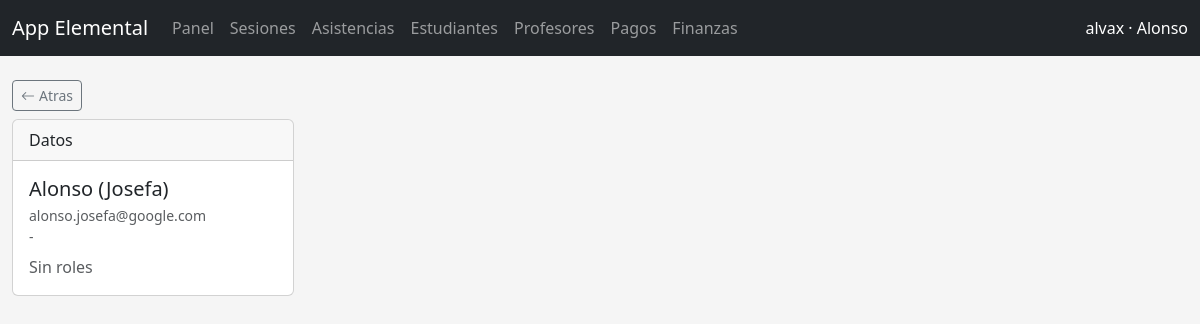
Page /app/personas/57/ (signed in) on the earlier database version.
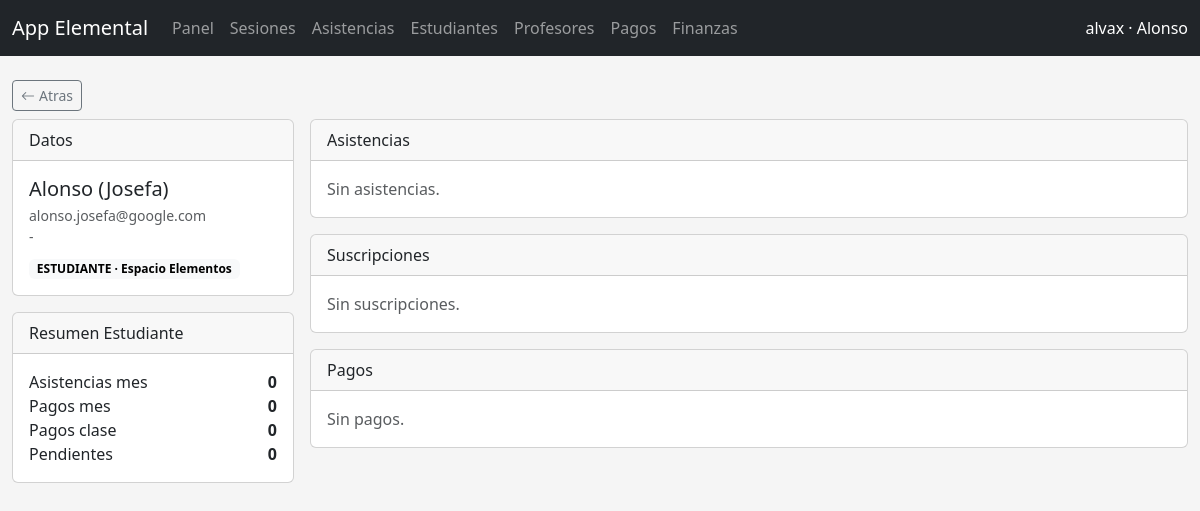
Same page on the later database version.
### cuentas/models.py (models this page shows, shortened)
class PersonaRol(models.Model):
    persona = models.ForeignKey(Persona, on_delete=models.CASCADE, related_name="roles")
    rol = models.ForeignKey(Rol, on_delete=models.PROTECT, related_name="personas")
    organizacion = models.ForeignKey(
        "organizaciones.Organizacion",
        on_delete=models.CASCADE,
        related_name="persona_roles",
    )
    activo = models.BooleanField(default=True)
    asignado_en = models.DateField(auto_now_add=True)
    class Meta:
        verbose_name = "Rol asignado"
        verbose_name_plural = "Roles por persona"
        unique_together = ("persona", "rol", "organizacion")

class Rol(models.Model):
    nombre = models.CharField(max_length=100, unique=True)
    codigo = models.SlugField(max_length=50, unique=True)
    descripcion = models.TextField(blank=True)
    creado_en = models.DateTimeField(auto_now_add=True)
    class Meta:
        verbose_name = "Rol"
        verbose_name_plural = "Roles"
        ordering = ["nombre"]

### organizaciones/models.py (models this page shows, shortened)
class Organizacion(models.Model):
    nombre = models.CharField(max_length=255)
    razon_social = models.CharField(max_length=255, blank=True)
    rut = models.CharField(max_length=20, unique=True)
    email_contacto = models.EmailField(blank=True)
    telefono_contacto = models.CharField(max_length=50, blank=True)
    sitio_web = models.URLField(blank=True)
    direccion = models.CharField(max_length=255, blank=True)
    creada_en = models.DateTimeField(auto_now_add=True)
    actualizada_en = models.DateTimeField(auto_now=True)
    class Meta:
        verbose_name = "Organizacion"
        verbose_name_plural = "Organizaciones"
        ordering = ["nombre"]

### webapp/views.py (the view, shortened to what this page needs)
# urls.py: path("personas/<int:pk>/", views.persona_detail, name="persona_detail"),
@role_required(ROLE_ADMIN)
def persona_detail(request, pk):
    context = _nav_context(request)
    persona = get_object_or_404(Persona, pk=pk)
    roles_codigos = set(persona.roles.values_list("rol__codigo", flat=True))
    es_estudiante = "ESTUDIANTE" in roles_codigos
    es_profesor = "PROFESOR" in roles_codigos
    hoy = timezone.localdate()
    inicio_mes = hoy.replace(day=1)
    asistencias_qs = persona.asistencias.select_related("sesion", "sesion__disciplina").order_by("-registrada_en")
    suscripciones_qs = persona.suscripciones.select_related("plan")
    pagos_qs = persona.pagos.select_related("sesion").order_by("-fecha_pago")
    disciplinas_asistidas = sorted({a.sesion.disciplina.nombre for a in asistencias_qs})
    planes_persona = sorted({str(s.plan) for s in suscripciones_qs})
    pagos_clase_sesiones = set(
        pagos_qs.filter(tipo=Pago.Tipo.CLASE, sesion__isnull=False).values_list("sesion_id", flat=True)
    )
    asistencias_rows = []
    context.update(
        {
            "persona": persona,
            "roles_asignados": persona.roles.select_related("rol"),
            "suscripciones": suscripciones_qs,
            "pagos": pagos_qs,
            "asistencias": asistencias_rows,
            "es_estudiante": es_estudiante,
            "es_profesor": es_profesor,
            "asistencias_mes": asistencias_qs.filter(sesion__fecha__gte=inicio_mes).count(),
            "pagos_mes": pagos_qs.filter(fecha_pago__gte=inicio_mes).count(),
            "pagos_clase_mes": pagos_qs.filter(
                tipo=Pago.Tipo.CLASE, sesion__fecha__gte=inicio_mes
            ).count(),
            "disciplinas_asistidas": disciplinas_asistidas,
            "planes_persona": planes_persona,
            "asistencia_estados": Asistencia.Estado.choices,
            "suscripcion_estados": Suscripcion.Estado.choices,
            "pago_tipos": Pago.Tipo.choices,
            "pago_metodos": Pago.Metodo.choices,
        }
    )
    context["pagos_pendientes_mes"] = max(0, context["asistencias_mes"] - context["pagos_clase_mes"])
    return render(request, "webapp/persona_detail.html", context)

### cuentas/models.py (called while the page is built)
    def __str__(self) -> str:
        return f"{self.nombres} {self.apellidos}".strip()

### webapp/utils.py (called while the page is built, shortened)
def usuario_tiene_roles(user, roles: list[str]) -> bool:
    if not roles:
        return True
    if user.is_superuser:
        return True

### webapp/views.py (called while the page is built)
def _nav_context(request):
    persona = getattr(request.user, "persona", None)
    roles = []
    if persona:
        roles = list(persona.roles.filter(activo=True).values_list("rol__codigo", flat=True))
    return {"persona": persona, "roles_usuario": roles}

### webapp/templates/webapp/persona_detail.html (shortened to what the changed rows need)
{% extends "webapp/base_app.html" %}
{% block content %}
<div class="mt-4">
  <div class="row g-3">
    <div class="col-lg-3">
      <div class="card mb-3">
        <div class="card-body">
          <div class="mt-2">
            {% for pr in roles_asignados %}
              <span class="badge text-bg-light me-1">{{ pr.rol.nombre }} · {{ pr.organizacion.nombre }}</span>
            {% empty %}
              <span class="text-muted">Sin roles</span>
            {% endfor %}
          </div>
        </div>
      </div>
      {% if es_estudiante %}
      <div class="card">
        <div class="card-header">Resumen Estudiante</div>
        <div class="card-body">
          <div class="d-flex justify-content-between">
            <span>Asistencias mes</span>
            <strong>{{ asistencias_mes }}</strong>
          </div>
          <div class="d-flex justify-content-between">
            <span>Pagos mes</span>
            <strong>{{ pagos_mes }}</strong>
          </div>
          <div class="d-flex justify-content-between">
            <span>Pagos clase</span>
            <strong>{{ pagos_clase_mes }}</strong>
          </div>
          <div class="d-flex justify-content-between">
            <span>Pendientes</span>
            <strong>{{ pagos_pendientes_mes }}</strong>
          </div>
        </div>
      </div>
      {% endif %}
    </div>
    <div class="col-lg-9">
      {% if es_estudiante %}
      <div class="card mb-3">
        <div class="card-header d-flex justify-content-between align-items-center">
          <span>Asistencias</span>
        </div>
        <div class="card-body table-responsive">
          {% if asistencias %}
          <table id="tabla-asistencias" class="table table-sm">
            <thead>
              <tr>
                <th>Fecha</th>
                <th>Disciplina</th>
                <th>Estado</th>
                <th>Pago</th>
              </tr>
            </thead>
            <tbody>
              {% for item in asistencias %}
              <tr>
                <td>{{ item.asistencia.sesion.fecha|date:"d/m/Y" }}</td>
                <td>
                  <a href="{% url 'webapp:sesion_detail' item.asistencia.sesion.pk %}">
                    {{ item.asistencia.sesion.disciplina }}
                  </a>
                </td>
                <td>{{ item.asistencia.get_estado_display }}</td>
                <td>
                  {% if item.pagado %}
                    <span class="badge text-bg-success">Pagado</span>
                  {% else %}
                    <span class="badge text-bg-warning">Pendiente</span>
                  {% endif %}
                </td>
              </tr>
              {% endfor %}
            </tbody>
          </table>
          {% else %}
            <div class="text-muted">Sin asistencias.</div>
          {% endif %}
        </div>
      </div>
      <div class="card mb-3">
        <div class="card-header">Suscripciones</div>
        <div class="card-body table-responsive">
          {% if suscripciones %}
          <table id="tabla-suscripciones" class="table table-sm">
            <thead>
              <tr>
                <th>Plan</th>
                <th>Inicio</th>
                <th>Fin</th>
                <th>Estado</th>
                <th>Monto</th>
              </tr>
            </thead>
            <tbody>
              {% for suscripcion in suscripciones %}
              <tr>
                <td>{{ suscripcion.plan }}</td>
                <td>{{ suscripcion.fecha_inicio|date:"d/m/Y" }}</td>
                <td>{{ suscripcion.fecha_fin|default:"-" }}</td>
                <td>{{ suscripcion.get_estado_display }}</td>
                <td>${{ suscripcion.monto_objetivo }}</td>
              </tr>
              {% endfor %}
            </tbody>
          </table>
          {% else %}
            <div class="text-muted">Sin suscripciones.</div>
          {% endif %}
        </div>
      </div>
      <div class="card">
        <div class="card-header">Pagos</div>
        <div class="card-body table-responsive">
          {% if pagos %}
          <table id="tabla-pagos" class="table table-sm">
            <thead>
              <tr>
                <th>Fecha</th>
                <th>Tipo</th>
                <th>Sesion</th>
                <th>Monto</th>
                <th>Metodo</th>
              </tr>
            </thead>
            <tbody>
              {% for pago in pagos %}
              <tr>
                <td>{{ pago.fecha_pago|date:"d/m/Y" }}</td>
                <td>{{ pago.get_tipo_display }}</td>
                <td>{% if pago.sesion %}{{ pago.sesion.disciplina }} - {{ pago.sesion.fecha|date:"d/m/Y" }}{% else %}-{% endif %}</td>
                <td>${{ pago.monto }}</td>
                <td>{{ pago.get_metodo_display }}</td>
              </tr>
              {% endfor %}
            </tbody>
          </table>
          {% else %}
            <div class="text-muted">Sin pagos.</div>
          {% endif %}
        </div>
      </div>
      {% endif %}
    </div>
  </div>
</div>
{% endblock %}
{% block extra_js %}
<link rel="stylesheet" href="https://cdn.datatables.net/1.13.8/css/dataTables.bootstrap5.min.css">
{% endblock %}

Differences in the rows shown:
added PersonaRol: rol.nombre "ESTUDIANTE", organizacion.nombre "Espacio Elementos"
Other differences:
{{ asistencias_mes }}: (not shown) → "0"
{{ pagos_mes }}: (not shown) → "0"
{{ pagos_clase_mes }}: (not shown) → "0"
{{ pagos_pendientes_mes }}: (not shown) → "0"
text no longer shown: "Sin roles"
text now shown: "Resumen Estudiante Asistencias mes Pagos mes Pagos clase Pendientes Asistencias Sin asistencias. Suscripciones Sin suscripciones. Pagos Sin pagos."
